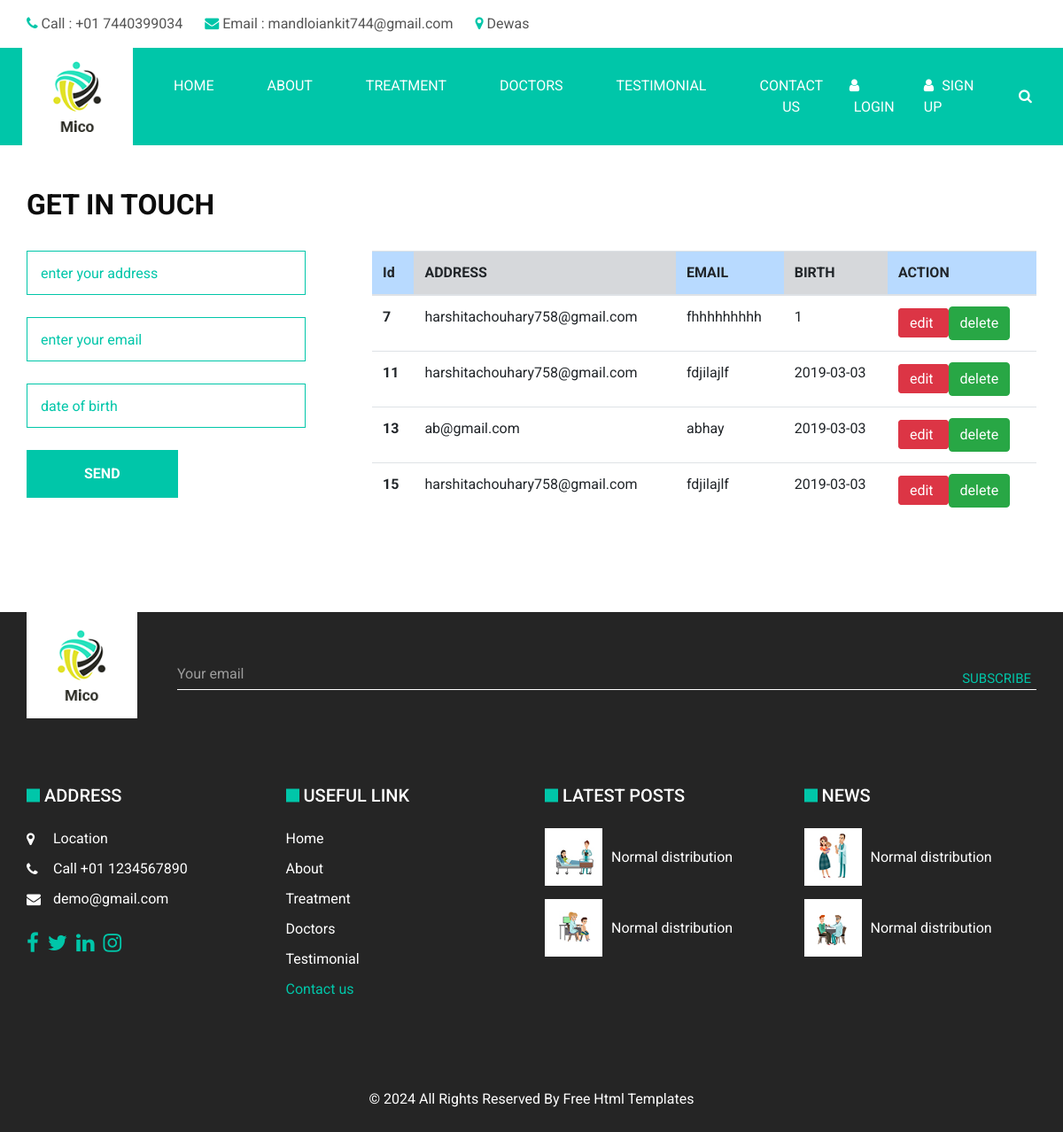
Page /contact/ on the committed database.
### services/models.py (models this page shows)
class Register1(models.Model):
    address=models.CharField(max_length=111)
    email=models.EmailField(max_length=111)
    birth=models.CharField(max_length=33)
    registerdate=models.CharField(max_length=44)
    registertime=models.CharField(max_length=41)
    phone=models.CharField(max_length=11)

### mico/views.py (the view)
# urls.py: path('contact/',views.contact,name='contact'),
def contact(request):
    if request.method == 'POST':
        s= Registration(request.POST)
        if s.is_valid():
            r = s.cleaned_data['address']
            e = s.cleaned_data['email']
            b = s.cleaned_data['birth']
            a = Register1(address=r,email=e, birth=b)
            a.save()
        s = Registration()
    else:
        s = Registration()
    data=Register1.objects.all()
    return render(request,'contact.html',{'fm':s,'d':data})

### mico/forms.py
class Registration(forms.Form):
    address = forms.CharField(widget=forms.TextInput(attrs={'placeholder':'enter your address'}))
    email = forms.EmailField(widget=forms.EmailInput(attrs={'placeholder':'enter your email'}))
    birth = forms.DateField(widget=forms.TextInput(attrs={'placeholder':'date of birth'}))

### templates/contact.html (shortened to what this page needs)
{% extends 'base.html' %}
{% block content %}
  <section class="contact_section layout_padding-bottom">
    <div class="container">
      <div class="heading_container">
        <br>
        <br>
        <h2>
           Get In Touch
        </h2>
      </div>
      <div class="row">
        <div class="col-md-4">
          <div class="form_container">
            <form method='post'>
              {{fm.address}}
              {{fm.email}}
              {{fm.birth}}
                  <button type="submit">
                  SEND
                  </button>
            </form>
          </div>
        </div>
       <div class="col-md-8 offset=1">
          <div class="img-box">
             <table class="table">
              <thead>
                <tr>
                  <th scope="col"class="table-primary">Id</th>
                  <th scope="col"class="table-secondary">ADDRESS</th>
                  <th scope="col"class="table-primary">EMAIL</th>
                  <th scope="col"class="table-secondary">BIRTH</th>
                  <th scope="col"class="table-primary">ACTION</th>
                </tr>
              </thead>
              <tbody>
                {% for i in d %}
                <tr>
                  <th scope="row">{{ i.id }}</th>
                  <td>{{ i.email }}</td>
                  <td>{{ i.address }}</td>
                  <td>{{ i.birth }}</td>
                  <td> <a href="{% url 'update' i.id %}"class='btn btn-danger d-inline'>edit </a>
                    <form action="{%url 'delete' i.id %}"method='post'class='d-inline'>
                      <input type="submit" value='delete'class='btn btn-success '>
                    </form>
                  </td>
                </tr>
                  {% endfor %}
              </tbody>
            </table>
          </div>
    </div>
  </section>
  <section class="info_section ">
    <div class="container">
      <div class="info_top">
        <div class="info_logo">
          <a href="">
            <img src="/static/images/logo.png" alt="">
          </a>
        </div>
        <div class="info_form">
          <form action="">
            <input type="email" placeholder="Your email">
            <button>
              Subscribe
            </button>
          </form>
        </div>
      </div>
      <div class="info_bottom layout_padding2">
        <div class="row info_main_row">
          <div class="col-md-6 col-lg-3">
            <h5>
              Address
            </h5>
            <div class="info_contact">
              <a href="">
                <i class="fa fa-map-marker" aria-hidden="true"></i>
                <span>
                  Location
                </span>
              </a>
              <a href="">
                <i class="fa fa-phone" aria-hidden="true"></i>
                <span>
                  Call +01 1234567890
                </span>
              </a>
              <a href="">
                <i class="fa fa-envelope"></i>
                <span>
                  demo@gmail.com
                </span>
              </a>
            </div>
            <div class="social_box">
              <a href="">
                <i class="fa fa-facebook" aria-hidden="true"></i>
              </a>
              <a href="">
                <i class="fa fa-twitter" aria-hidden="true"></i>
              </a>
              <a href="">
                <i class="fa fa-linkedin" aria-hidden="true"></i>
              </a>
              <a href="">
                <i class="fa fa-instagram" aria-hidden="true"></i>
              </a>
            </div>
          </div>
          <div class="col-md-6 col-lg-3">
            <div class="info_links">
              <h5>
                Useful link
              </h5>
              <div class="info_links_menu">
                <a href="index.html">
                  Home
                </a>
                <a href="about.html">
                  About
                </a>
                <a href="treatment.html">
                  Treatment
                </a>
                <a href="doctor.html">
                  Doctors
                </a>
                <a href="testimonial.html">
                  Testimonial
                </a>
                <a class="active" href="contact.html">
                  Contact us
                </a>
              </div>
            </div>
          </div>
          <div class="col-md-6 col-lg-3">
            <div class="info_post">
              <h5>
                LATEST POSTS
              </h5>
              <div class="post_box">
                <div class="img-box">
                  <img src="/static/images/post1.jpg" alt="">
                </div>
                <p>
                  Normal
                  distribution
                </p>
              </div>
              <div class="post_box">
                <div class="img-box">
                  <img src="/static/images/post2.jpg" alt="">
                </div>
                <p>
                  Normal
                  distribution
                </p>
              </div>
            </div>
          </div>
          <div class="col-md-6 col-lg-3">
            <div class="info_post">
              <h5>
                News
              </h5>
              <div class="post_box">
                <div class="img-box">
                  <img src="/static/images/post3.jpg" alt="">
                </div>
                <p>
                  Normal
                  distribution
                </p>
              </div>
              <div class="post_box">
                <div class="img-box">
                  <img src="/static/images/post4.png" alt="">
                </div>
                <p>
                  Normal
                  distribution
                </p>
              </div>
            </div>
          </div>
        </div>
      </div>
    </div>
  </section>
  {% endblock content %}

### templates/base.html
{% include 'header.html' %}
{% block content %}
{% endblock content %}
{% include 'footer.html' %}

### templates/header.html (shortened to what this page needs)
<!DOCTYPE html>
<html>
<head>
  <link rel="stylesheet" type="text/css" href="/static/css/bootstrap.css" />
  <link rel="stylesheet" type="text/css" href="https://cdnjs.cloudflare.com/ajax/libs/OwlCarousel2/2.3.4/assets/owl.carousel.min.css" />
  <link href="/static/css/font-awesome.min.css" rel="stylesheet" />
  <link rel="stylesheet" href="https://cdnjs.cloudflare.com/ajax/libs/jquery-nice-select/1.1.0//static/cssnice-select.min.css" />
  <link rel="stylesheet" href="https://cdnjs.cloudflare.com/ajax/libs/bootstrap-datepicker/1.3.0//static/cssdatepicker.css">
  <link href="/static/css/style.css" rel="stylesheet" />
  <link href="/static/css/responsive.css" rel="stylesheet" />
</head>
<body class="sub_page">
  <div class="hero_area">
    <header class="header_section">
      <div class="header_top">
        <div class="container">
          <div class="contact_nav">
            <a href="">
              <i class="fa fa-phone" aria-hidden="true"></i>
              <span>
                Call : +01 7440399034
              </span>
            </a>
            <a href="">
              <i class="fa fa-envelope" aria-hidden="true"></i>
              <span>
                Email : mandloiankit744@gmail.com
              </span>
            </a>
            <a href="">
              <i class="fa fa-map-marker" aria-hidden="true"></i>
              <span>
                Dewas
              </span>
            </a>
          </div>
        </div>
      </div>
      <div class="header_bottom">
        <div class="container-fluid">
          <nav class="navbar navbar-expand-lg custom_nav-container ">
            <a class="navbar-brand" href="index.html">
              <img src="/static/images/logo.png" alt="">
            </a>
            <div class="collapse navbar-collapse" id="navbarSupportedContent">
              <div class="d-flex mr-auto flex-column flex-lg-row align-items-center">
                <ul class="navbar-nav  ">
                  <li class="nav-item ">
                    <a class="nav-link" href="{% url 'home' %}">Home <span class="sr-only">(current)</span></a>
                  </li>
                  <li class="nav-item active">
                    <a class="nav-link" href="{% url 'about'  %}">About</a>
                  </li>
                  <li class="nav-item">
                    <a class="nav-link" href="{% url 'treatment' %}">Treatment</a>
                  </li>
                  <li class="nav-item">
                    <a class="nav-link" href="{% url 'doctor' %}">Doctors</a>
                  </li>
                  <li class="nav-item">
                    <a class="nav-link" href="{% url 'testimonial' %}">Testimonial</a>
                  </li>
                  <li class="nav-item">
                    <a class="nav-link" href="{% url 'contact' %}">Contact Us</a>
                  </li>
                </ul>
              </div>
              <div class="quote_btn-container">
                <a href="">
                  <i class="fa fa-user" aria-hidden="true"></i>
                  <span>
                    Login
                  </span>
                </a>
                <a href="">
                  <i class="fa fa-user" aria-hidden="true"></i>
                  <span>
                    Sign Up
                  </span>
                </a>
                <form class="form-inline">
                  <button class="btn  my-2 my-sm-0 nav_search-btn" type="submit">
                    <i class="fa fa-search" aria-hidden="true"></i>
                  </button>
                </form>
              </div>
            </div>
          </nav>
        </div>
      </div>
    </header>
  </div>

### templates/footer.html (shortened to what this page needs)
  <footer class="footer_section">
    <div class="container">
      <p>
        &copy; <span id="displayYear"></span> All Rights Reserved By
        <a href="https://html.design/">Free Html Templates</a>
      </p>
    </div>
  </footer>
</body>
</html>

### static/css/responsive.css (style rules this page uses)
@media (min-width: 1200px) { .container { max-width: 1170px; } }

### rows in the picture
Register1: id "7", email "harshitachouhary758@gmail.com", address "fhhhhhhhhh", birth "1"
Register1: id "11", email "harshitachouhary758@gmail.com", address "fdjilajlf", birth "2019-03-03"
Register1: id "13", email "ab@gmail.com", address "abhay", birth "2019-03-03"
Register1: id "15", email "harshitachouhary758@gmail.com", address "fdjilajlf", birth "2019-03-03"
